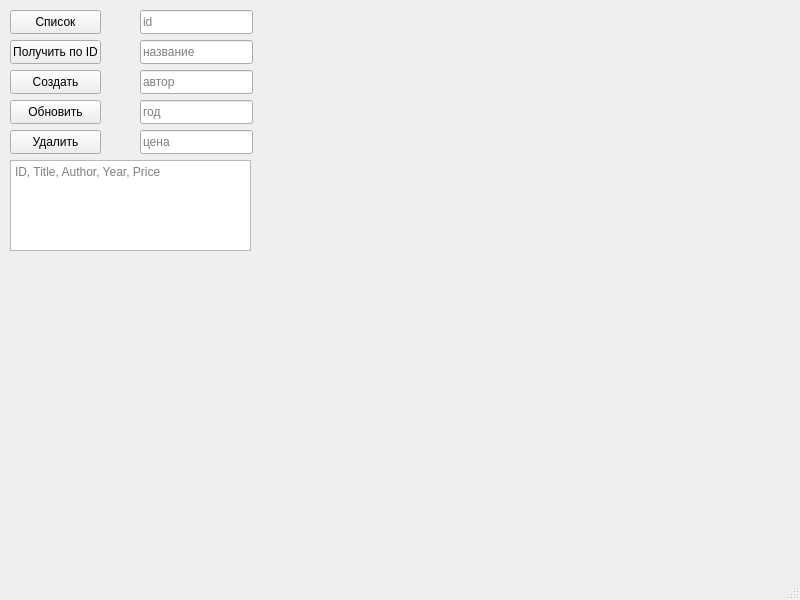
<?xml version="1.0" encoding="UTF-8"?>
<ui version="4.0">
 <class>MainWindow</class>
 <widget class="QMainWindow" name="MainWindow">
  <property name="geometry">
   <rect>
    <x>0</x>
    <y>0</y>
    <width>800</width>
    <height>600</height>
   </rect>
  </property>
  <property name="windowTitle">
   <string>MainWindow</string>
  </property>
  <widget class="QWidget" name="centralwidget">
   <widget class="QPushButton" name="btnList">
    <property name="geometry">
     <rect>
      <x>10</x>
      <y>10</y>
      <width>91</width>
      <height>24</height>
     </rect>
    </property>
    <property name="text">
     <string>Список</string>
    </property>
   </widget>
   <widget class="QPushButton" name="btnGet">
    <property name="geometry">
     <rect>
      <x>10</x>
      <y>40</y>
      <width>91</width>
      <height>24</height>
     </rect>
    </property>
    <property name="text">
     <string>Получить по ID</string>
    </property>
   </widget>
   <widget class="QPushButton" name="btnCreate">
    <property name="geometry">
     <rect>
      <x>10</x>
      <y>70</y>
      <width>91</width>
      <height>24</height>
     </rect>
    </property>
    <property name="text">
     <string>Создать</string>
    </property>
   </widget>
   <widget class="QPushButton" name="btnUpdate">
    <property name="geometry">
     <rect>
      <x>10</x>
      <y>100</y>
      <width>91</width>
      <height>24</height>
     </rect>
    </property>
    <property name="text">
     <string>Обновить</string>
    </property>
   </widget>
   <widget class="QPushButton" name="btnDelete">
    <property name="geometry">
     <rect>
      <x>10</x>
      <y>130</y>
      <width>91</width>
      <height>24</height>
     </rect>
    </property>
    <property name="text">
     <string>Удалить</string>
    </property>
   </widget>
   <widget class="QLineEdit" name="editId">
    <property name="geometry">
     <rect>
      <x>140</x>
      <y>10</y>
      <width>113</width>
      <height>24</height>
     </rect>
    </property>
    <property name="placeholderText">
     <string>id</string>
    </property>
   </widget>
   <widget class="QLineEdit" name="editTitle">
    <property name="geometry">
     <rect>
      <x>140</x>
      <y>40</y>
      <width>113</width>
      <height>24</height>
     </rect>
    </property>
    <property name="placeholderText">
     <string>название</string>
    </property>
   </widget>
   <widget class="QLineEdit" name="editAuthor">
    <property name="geometry">
     <rect>
      <x>140</x>
      <y>70</y>
      <width>113</width>
      <height>24</height>
     </rect>
    </property>
    <property name="placeholderText">
     <string>автор</string>
    </property>
   </widget>
   <widget class="QLineEdit" name="editYear">
    <property name="geometry">
     <rect>
      <x>140</x>
      <y>100</y>
      <width>113</width>
      <height>24</height>
     </rect>
    </property>
    <property name="placeholderText">
     <string>год</string>
    </property>
   </widget>
   <widget class="QLineEdit" name="editPrice">
    <property name="geometry">
     <rect>
      <x>140</x>
      <y>130</y>
      <width>113</width>
      <height>24</height>
     </rect>
    </property>
    <property name="placeholderText">
     <string>цена</string>
    </property>
   </widget>
   <widget class="QTextEdit" name="textOutput">
    <property name="geometry">
     <rect>
      <x>10</x>
      <y>160</y>
      <width>241</width>
      <height>91</height>
     </rect>
    </property>
    <property name="placeholderText">
     <string>ID, Title, Author, Year, Price</string>
    </property>
   </widget>
  </widget>
  <widget class="QMenuBar" name="menubar">
   <property name="geometry">
    <rect>
     <x>0</x>
     <y>0</y>
     <width>800</width>
     <height>21</height>
    </rect>
   </property>
  </widget>
  <widget class="QStatusBar" name="statusbar"/>
 </widget>
 <resources/>
 <connections/>
</ui>
